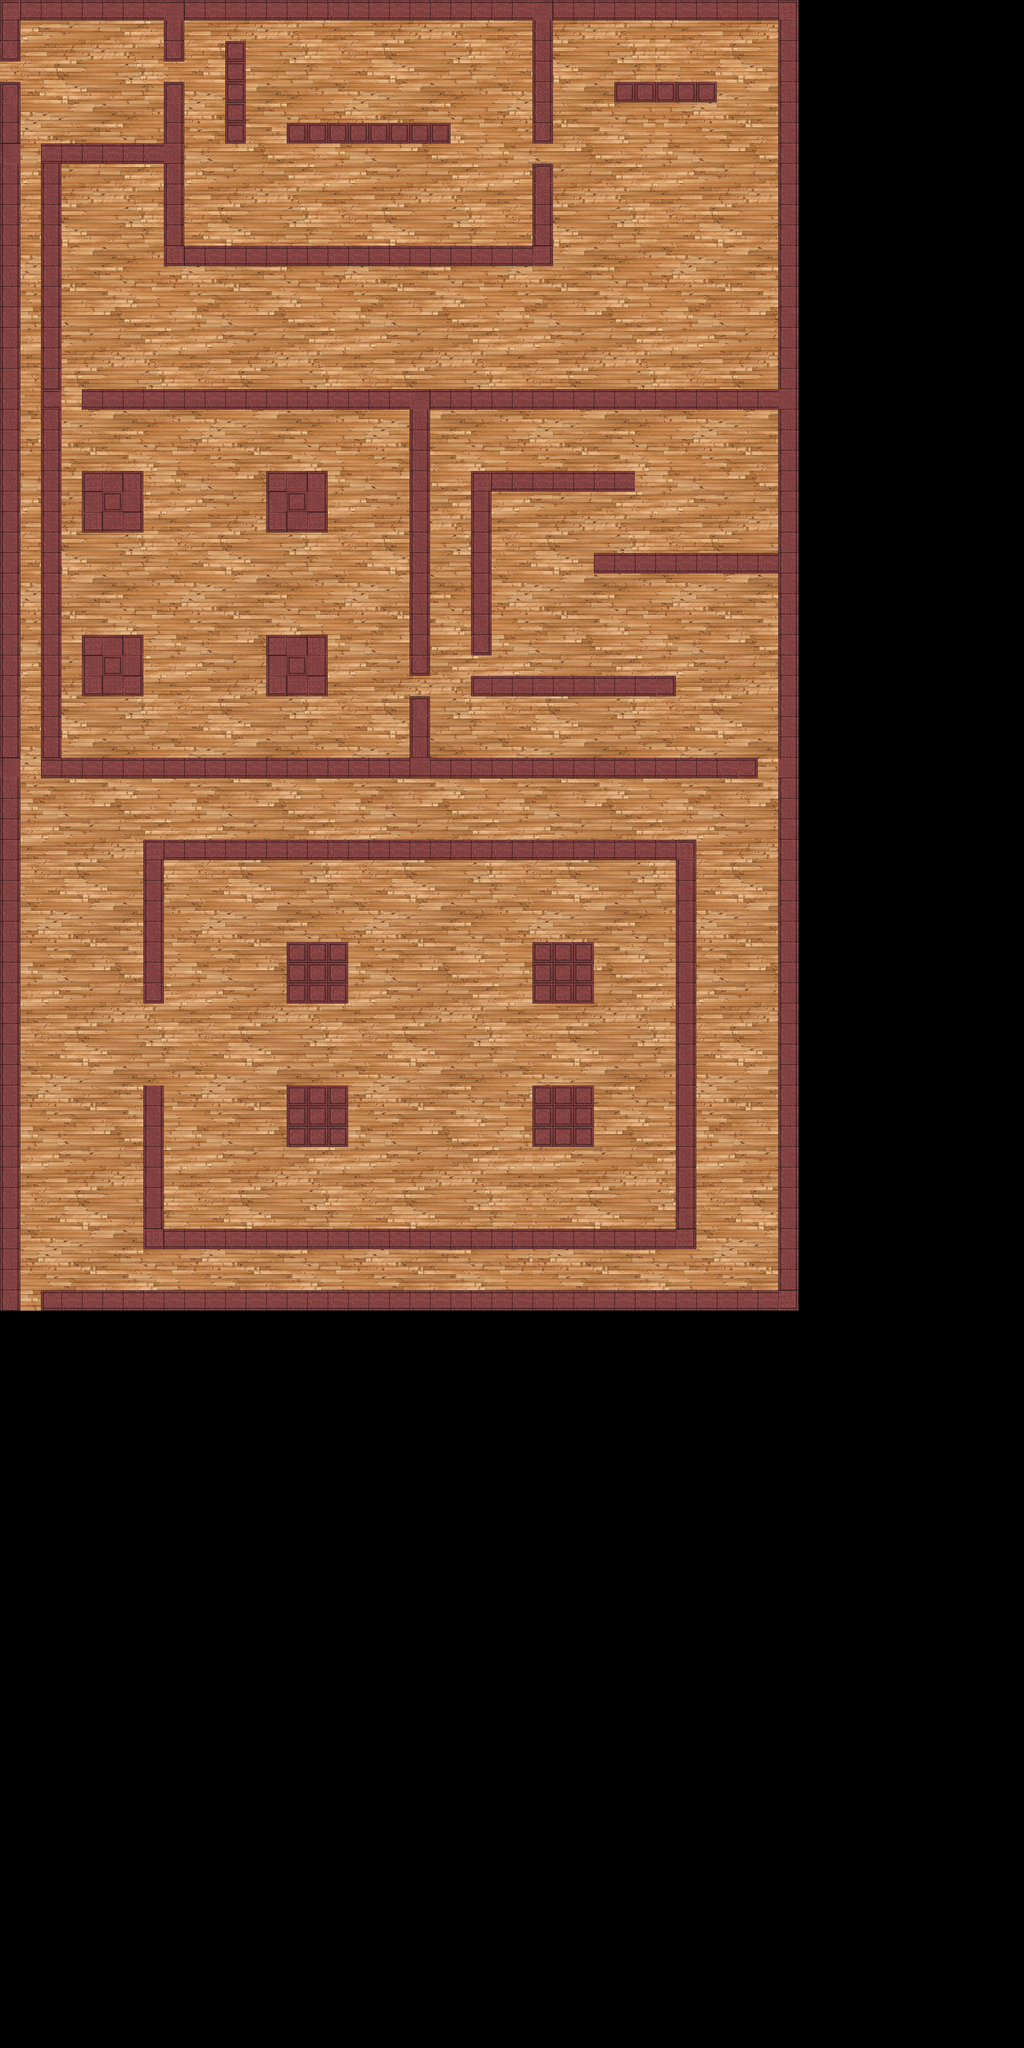

Tiled map render using the project's own tile images. Description and the map definition, with tile-layer contents summarised, below:
An orthogonal 50x100 tile map with 32x32 px tiles, 2 tile layers (background, walls), 2 tilesets and 35 objects (11x guard, 9x room, 7x path, 3x map_link, 2x sign, ...).

<map version="1.0" orientation="orthogonal" width="50" height="100" tilewidth="32" tileheight="32">
 <properties>
  <property name="music" value="gymnopedie_no1_guitar" />
 </properties>
 <tileset firstgid="1" name="wood_floor" tilewidth="32" tileheight="32">
  <image source="../textures/wood_floor.png" width="256" height="256" />
 </tileset>
 <tileset firstgid="65" name="wall" tilewidth="32" tileheight="32">
  <image source="../textures/masion_wall.png" width="128" height="128" />
 </tileset>
 <layer name="background" width="50" height="100">
  <data>[5000 cells, 2443 non-empty, 64 distinct tile ids]</data>
 </layer>
 <layer name="walls" width="50" height="100">
  <data>[5000 cells, 570 non-empty, 15 distinct tile ids]</data>
 </layer>
 <objectgroup name="enemy" width="50" height="100">
  <object name="guard1" type="guard" x="416" y="96" width="32" height="32">
   <properties>
    <property name="follow_path" value="true" />
   </properties>
  </object>
  <object name="guard2" type="guard" x="1024" y="80" width="32" height="32">
   <properties>
    <property name="facing" value="down" />
   </properties>
  </object>
  <object name="guard3" type="guard" x="1024" y="480" width="32" height="32">
   <properties>
    <property name="follow_path" value="true" />
   </properties>
  </object>
  <object name="guard4" type="guard" x="304" y="896" width="32" height="32">
   <properties>
    <property name="rotate" value="clockwise" />
    <property name="rotate_speed" value="1" />
   </properties>
  </object>
  <object name="guard5" type="guard" x="1056" y="1120" width="32" height="32">
   <properties>
    <property name="dir" value="left" />
   </properties>
  </object>
  <object name="guard6" type="guard" x="785" y="978" width="32" height="32">
   <properties>
    <property name="dir" value="down" />
   </properties>
  </object>
  <object name="guard7" type="guard" x="695" y="656" width="32" height="32">
   <properties>
    <property name="follow_path" value="true" />
   </properties>
  </object>
  <object name="guard8" type="guard" x="447" y="1425" width="32" height="32">
   <properties>
    <property name="follow_path" value="true" />
   </properties>
  </object>
  <object name="guard9" type="guard" x="943" y="1466" width="32" height="32">
   <properties>
    <property name="follow_path" value="true" />
   </properties>
  </object>
  <object name="guard10" type="guard" x="382" y="1753" width="32" height="32">
   <properties>
    <property name="follow_path" value="true" />
   </properties>
  </object>
  <object name="guard11" type="guard" x="900" y="1822" width="32" height="32">
   <properties>
    <property name="follow_path" value="true" />
   </properties>
  </object>
 </objectgroup>
 <objectgroup name="environment" width="50" height="100">
  <object name="sign1" type="sign" x="64" y="32" width="32" height="32">
   <properties>
    <property name="msg" value="Admittance strictly by her lady's permission. All unwelcome guests will be removed. " />
   </properties>
  </object>
  <object name="sign2" type="sign" x="1184" y="32" width="32" height="32">
   <properties>
    <property name="msg" value="Note to all guards on duty: Make sure to wear only approved headgear, unapproved gear may affect your field of view. Security is your #1 priority." />
   </properties>
  </object>
  <object name="door1" type="door" x="32" y="224" width="32" height="32">
   <properties>
    <property name="open" value="" />
   </properties>
  </object>
  <object name="door2" type="door" x="32" y="1184" width="32" height="32">
   <properties>
    <property name="switch" value="switch1" />
   </properties>
  </object>
  <object name="switch1" type="floor_switch" x="64" y="1280" width="32" height="32">
   <properties>
    <property name="permanent" value="true" />
    <property name="sticky" value="true" />
   </properties>
  </object>
 </objectgroup>
 <objectgroup name="rooms" width="50" height="100">
  <object name="room1" type="room" x="0" y="0" width="288" height="256" />
  <object name="room2" type="room" x="256" y="0" width="608" height="416" />
  <object name="room3" type="room" x="832" y="0" width="416" height="640" />
  <object name="room3" type="room" x="64" y="224" width="224" height="416" />
  <object name="room3" type="room" x="288" y="384" width="544" height="256" />
  <object name="room4" type="room" x="64" y="608" width="608" height="608" />
  <object name="room5" type="room" x="640" y="608" width="608" height="608" />
  <object name="room6" type="room" x="0" y="1184" width="1248" height="864" />
  <object name="room9" type="room" x="0" y="224" width="96" height="992" />
 </objectgroup>
 <objectgroup name="floor_objects" width="50" height="100" />
 <objectgroup name="maplinks" width="50" height="100">
  <properties>
   <property name="entrance_dir" value="right" />
  </properties>
  <object name="entrance" type="map_link" x="0" y="96" width="32" height="32">
   <properties>
    <property name="entrance_dir" value="right" />
   </properties>
  </object>
  <object name="exit" type="map_link" x="32" y="2016" width="32" height="32">
   <properties>
    <property name="dest_link" value="entrance" />
    <property name="dest_map" value="level_select" />
   </properties>
  </object>
  <object name="player_caught_teleport" type="map_link" x="128" y="160" width="32" height="32">
   <properties>
    <property name="entrance_dir" value="right" />
   </properties>
  </object>
 </objectgroup>
 <objectgroup name="paths" width="50" height="100">
  <object name="guard1_path" type="path" x="422" y="109">
   <properties>
    <property name="loop" value="true" />
   </properties>
   <polyline points="0,0 0,190 328,190 330,-6" />
  </object>
  <object name="guard3_path" type="path" x="127" y="488">
   <properties>
    <property name="loop" value="true" />
   </properties>
   <polyline points="0,0 947,1" />
  </object>
  <object name="guard7_path" type="path" x="704" y="672" width="32" height="32">
   <polyline points="0,0 400,4 400,135 126,135 124,247 429,250 427,441" />
  </object>
  <object name="guard8_path" type="path" x="462" y="1438">
   <properties>
    <property name="loop" value="true" />
   </properties>
   <polyline points="0,0 115,1 109,173 -53,171 -43,-1" />
  </object>
  <object name="guard9_path" type="path" x="965" y="1481">
   <properties>
    <property name="loop" value="true" />
   </properties>
   <polyline points="0,0 -5,118 -173,119 -161,-48 -2,-45" />
  </object>
  <object name="guard10_path" type="path" x="918" y="1841">
   <properties>
    <property name="loop" value="true" />
   </properties>
   <polyline points="0,0 -127,-1 -120,-188 43,-185 48,0" />
  </object>
  <object name="guard11_path" type="path" x="402" y="1769">
   <properties>
    <property name="loop" value="true" />
   </properties>
   <polyline points="0,0 5,-117 164,-114 163,62 -6,61" />
  </object>
 </objectgroup>
</map>
